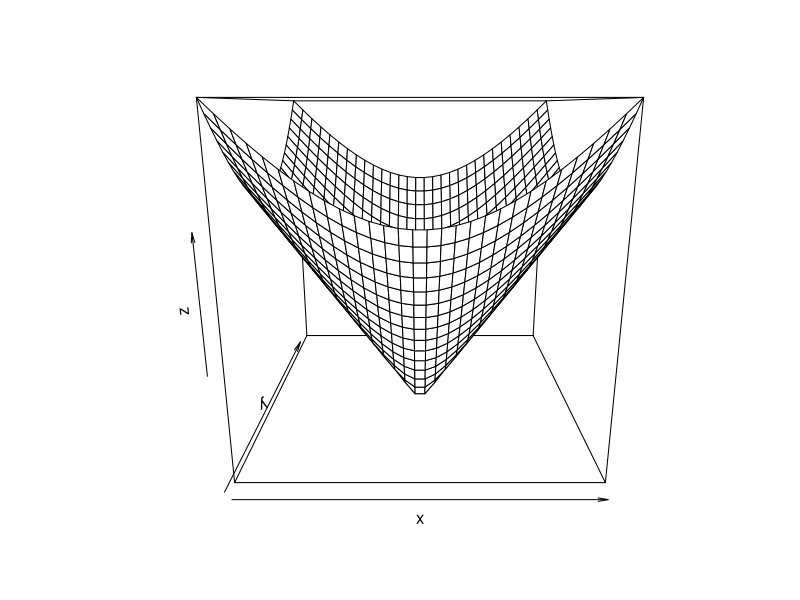
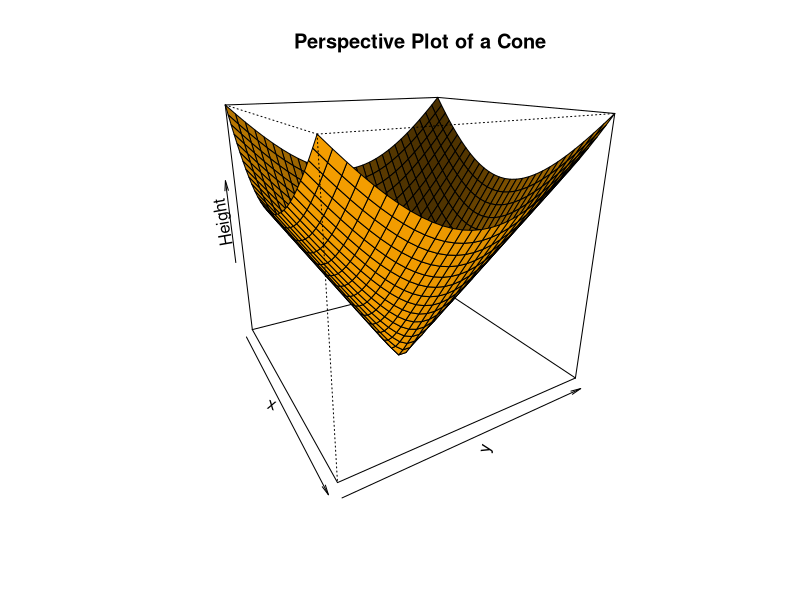
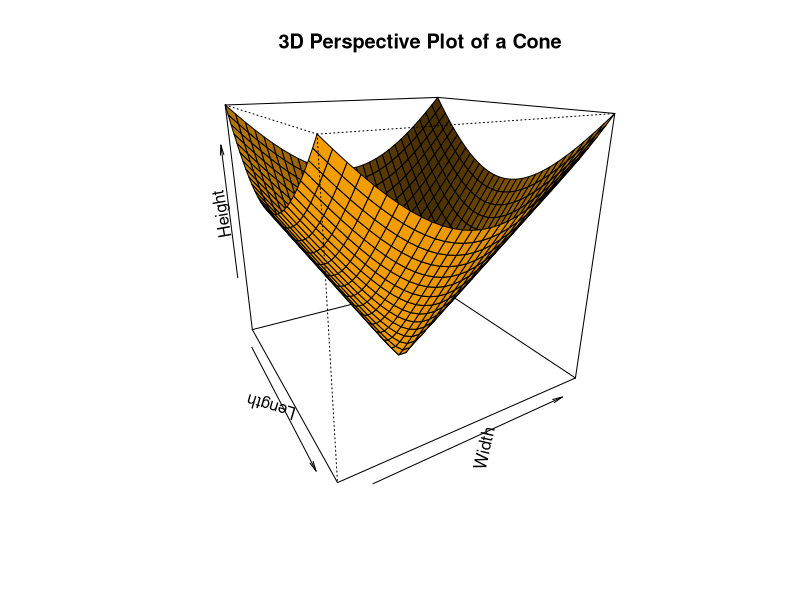
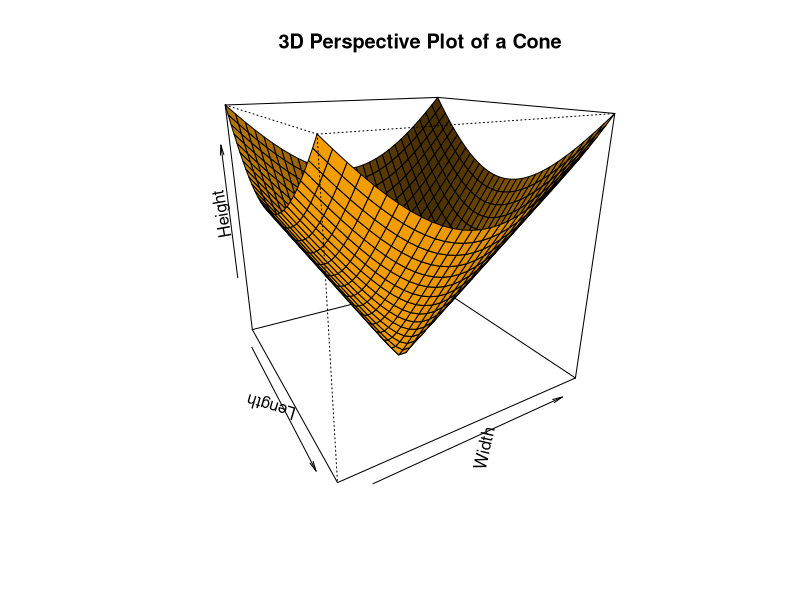

Generate these figures, in order, with R:

#To illustrate simple right circular cone
cone <- function(x, y){
  sqrt(x ^ 2 + y ^ 2)}

# prepare variables.
x <- y <- seq(-1, 1, length = 30)
z <- outer(x, y, cone)
#outer() is used to apply a function to two arrays
# plot the 3D surface
persp(x, y, z)
#===========================
  # Adding Titles and Labeling Axes to Plot
  cone <- function(x, y){
    sqrt(x ^ 2 + y ^ 2)
  }

# prepare variables.
x <- y <- seq(-1, 1, length = 30)
z <- outer(x, y, cone)

# plot the 3D surface
# Adding Titles and Labeling Axes to Plot
persp(x, y, z,
      main="Perspective Plot of a Cone",
      zlab = "Height",
      theta = 60, phi = 20,#theta, phi :angles defining the viewing direction. 
                           #theta gives the azimuthal direction:azimuth angle is 
                     #the compass direction from which the sunlight is coming and phi the
              #  colatitude(a colatitude is the complementary angle of a given latitude, i.e. 
             #the difference between 90° and the latitude.)
      col = "orange",shade=0.5)




# Define the length and width (x and y coordinates)
length <- seq(-5, 5, length.out = 30)  # X-axis: length
width  <- seq(-5, 5, length.out = 30)  # Y-axis: width

# Create grid of x and y values
x <- length
y <- width
z <- outer(x, y, function(x, y) sqrt(x^2 + y^2))  # Z-axis: height (like a cone)

# Plot the 3D surface
persp(x, y, z,
      main = "3D Perspective Plot of a Cone",
      xlab = "Length",
      ylab = "Width",
      zlab = "Height",
      theta = 60, phi = 20,
      col = "orange", shade = 0.5)




# Save as PNG
png("3d_cone_plot.png", width = 800, height = 600)
persp(x, y, z,
      main = "3D Perspective Plot of a Cone",
      xlab = "Length", ylab = "Width", zlab = "Height",
      theta = 60, phi = 20,
      col = "orange", shade = 0.5)
dev.off()


